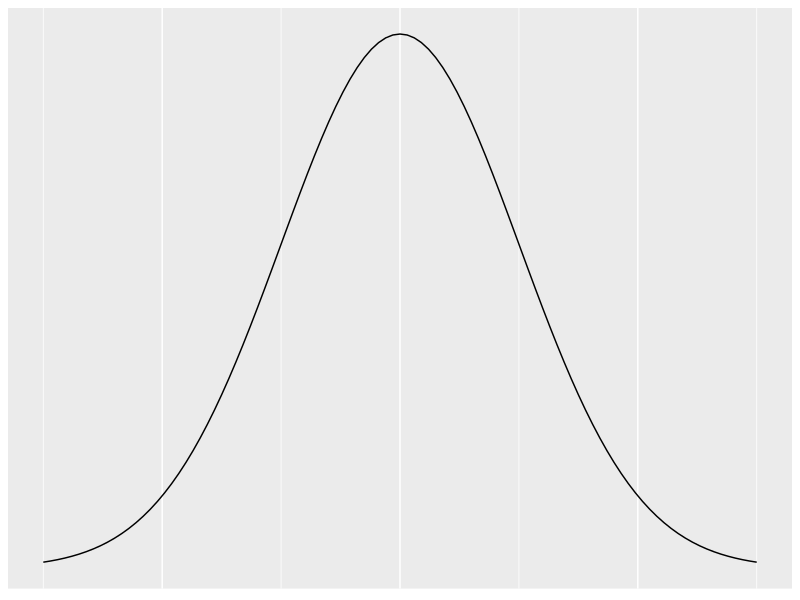

The R script that drew this image:
## ---- chunk 1
library(tidyverse)
library(cowplot)


gg <- ggplot(data = data.frame(x = c(-3, 3)), aes(x)) +
  stat_function(fun = dnorm, n = 101, args = list(mean = 0, sd = 1)) + ylab("") +
  scale_y_continuous(breaks = NULL) +
  theme(axis.text = element_blank(),
        axis.ticks = element_blank(),
        axis.title = element_blank())

gg


